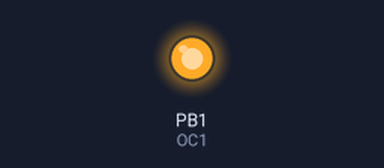
Simulated run of this program. Board: ATmega48, built with avr-gcc and emulated at 16 MHz (the files do not name the chip). On the bench: output pins drawn as LEDs (lit = HIGH). Sleep ends after the set time or at an interrupt.

Above: at 0.1 s.
Timing chart, 0 to 1.6 s (numbered marks = the images above):
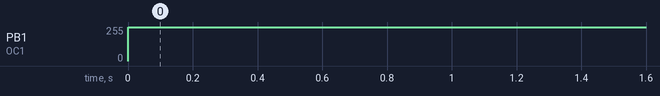

The program:

main.c
```c
#include <inttypes.h>
#include <avr/io.h>
#include <avr/interrupt.h>
#include <avr/sleep.h>

#include "iocompat.h"

enum { UP, DOWN };

ISR (TIMER1_OVF_vect)
{
    static uint16_t pwm;        // The PWM is being used in 10-bit mode, so we need a 16-bit variable to remember the current value.
    static uint8_t direction;

    switch (direction)         // This section determines the new value of the PWM
    {
        case 1:
            if (++pwm == TIMER1_TOP)
                direction = 0;
            break;

        case 0:
            if (--pwm == 0)
                direction = 1;
            break;
    }

    OCR = pwm;                  // Newly computed value is loaded into the PWM register
}

void
ioinit (void)                   // Called after a reset to initialize PWM and enable interrupts
{
    /* Timer 1 is 10-bit PWM (8-bit PWM on some ATtinys). */
    TCCR1A = TIMER1_PWM_INIT;
    /*
     * Start timer 1.
     *
     * NB: TCCR1A and TCCR1B could actually be the same register, so
     * take care to not clobber it.
     */
    TCCR1B |= TIMER1_CLOCKSOURCE;
    /*
     * Run any device-dependent timer 1 setup hook if present.
     */
#if defined(TIMER1_SETUP_HOOK)
    TIMER1_SETUP_HOOK();
#endif

    /* Set PWM value to 0. */
    OCR = 0;

    /* Enable OC1 as output. */
    DDROC = _BV (OC1);

    /* Enable timer 1 overflow interrupt. */
    TIMSK = _BV (TOIE1);
    sei ();
}

int main (void)
{

    ioinit ();

    /* loop forever, the interrupts are doing the rest */

    for (;;)                    // All work is done in interrupt routine
        sleep_mode();

    return (0);
}
```

iocompat.h
```c
// (licence header left out)
#if !defined(IOCOMPAT_H)

#define IOCOMPAT_H 1


/*

 * Device-specific adjustments:

 *

 * Supply definitions for the location of the OCR1[A] port/pin, the

 * name of the OCR register controlling the PWM, and adjust interrupt

 * vector names that differ from the one used in demo.c

 * [TIMER1_OVF_vect].

 */

#if defined(__AVR_AT90S2313__)

#  define OC1 PB3

#  define OCR OCR1

#  define DDROC DDRB

#  define TIMER1_OVF_vect TIMER1_OVF1_vect

#elif defined(__AVR_AT90S2333__) || defined(__AVR_AT90S4433__)

#  define OC1 PB1

#  define DDROC DDRB

#  define OCR OCR1

#elif defined(__AVR_AT90S4414__) || defined(__AVR_AT90S8515__) || \
      defined(__AVR_AT90S4434__) || defined(__AVR_AT90S8535__) || \
      defined(__AVR_ATmega163__) || defined(__AVR_ATmega8515__) || \
      defined(__AVR_ATmega8535__) || \
      defined(__AVR_ATmega164P__) || defined(__AVR_ATmega324P__) || \
      defined(__AVR_ATmega644__) || defined(__AVR_ATmega644P__) || \
      defined(__AVR_ATmega1284P__)

#  define OC1 PD5

#  define DDROC DDRD

#  define OCR OCR1A

#  if !defined(TIMSK)           /* new ATmegas */

#    define TIMSK TIMSK1

#  endif

#elif defined(__AVR_ATmega8__) || defined(__AVR_ATmega48__) || \
      defined(__AVR_ATmega88__) || defined(__AVR_ATmega168__)

#  define OC1 PB1

#  define DDROC DDRB

#  define OCR OCR1A

#  if !defined(TIMSK)           /* ATmega48/88/168 */

#    define TIMSK TIMSK1

#  endif /* !defined(TIMSK) */

#elif defined(__AVR_ATtiny2313__)

#  define OC1 PB3

#  define OCR OCR1A

#  define DDROC DDRB

#elif defined(__AVR_ATtiny24__) || defined(__AVR_ATtiny44__) || \
      defined(__AVR_ATtiny84__)

#  define OC1 PA6

#  define DDROC DDRA

#  if !defined(OCR1A)

#    /* work around misspelled name in avr-libc 1.4.[0..1] */

#    define OCR OCRA1

#  else

#    define OCR OCR1A

#  endif

#  define TIMSK TIMSK1

#  define TIMER1_OVF_vect TIM1_OVF_vect /* XML and datasheet mismatch */

#elif defined(__AVR_ATtiny25__) || defined(__AVR_ATtiny45__) || \
      defined(__AVR_ATtiny85__)

/* Timer 1 is only an 8-bit timer on these devices. */

#  define OC1 PB1

#  define DDROC DDRB

#  define OCR OCR1A

#  define TCCR1A TCCR1

#  define TCCR1B TCCR1

#  define TIMER1_OVF_vect TIM1_OVF_vect

#  define TIMER1_TOP 255        /* only 8-bit PWM possible */

#  define TIMER1_PWM_INIT _BV(PWM1A) | _BV(COM1A1)

#  define TIMER1_CLOCKSOURCE _BV(CS12) /* use 1/8 prescaler */

#elif defined(__AVR_ATtiny26__)

/* Rather close to ATtinyX5 but different enough for its own section. */

#  define OC1 PB1

#  define DDROC DDRB

#  define OCR OCR1A

#  define TIMER1_OVF_vect TIMER1_OVF1_vect

#  define TIMER1_TOP 255        /* only 8-bit PWM possible */

#  define TIMER1_PWM_INIT _BV(PWM1A) | _BV(COM1A1)

#  define TIMER1_CLOCKSOURCE _BV(CS12) /* use 1/8 prescaler */

/*

 * Without setting OCR1C to TOP, the ATtiny26 does not trigger an

 * overflow interrupt in PWM mode.

 */

#  define TIMER1_SETUP_HOOK() OCR1C = 255

#elif defined(__AVR_ATtiny261__) || defined(__AVR_ATtiny461__) || \
      defined(__AVR_ATtiny861__)

#  define OC1 PB1

#  define DDROC DDRB

#  define OCR OCR1A

#  define TIMER1_PWM_INIT _BV(WGM10) | _BV(PWM1A) | _BV(COM1A1)

/*

 * While timer 1 could be operated in 10-bit mode on these devices,

 * the handling of the 10-bit IO registers is more complicated than

 * that of the 16-bit registers of other AVR devices (no combined

 * 16-bit IO operations possible), so we restrict this demo to 8-bit

 * mode which is pretty standard.

 */

#  define TIMER1_TOP 255

#  define TIMER1_CLOCKSOURCE _BV(CS12) /* use 1/8 prescaler */

#elif defined(__AVR_ATmega32__) || defined(__AVR_ATmega16__)

#  define OC1 PD5

#  define DDROC DDRD

#  define OCR OCR1A

#elif defined(__AVR_ATmega64__) || defined(__AVR_ATmega128__) || \
defined(__AVR_ATmega165__) || defined(__AVR_ATmega169__) || \
defined(__AVR_ATmega325__) || defined(__AVR_ATmega3250__) || \
      defined(__AVR_ATmega645__) || defined(__AVR_ATmega6450__) || \
      defined(__AVR_ATmega329__) || defined(__AVR_ATmega3290__) || \
      defined(__AVR_ATmega649__) || defined(__AVR_ATmega6490__) || \
      defined(__AVR_ATmega640__) || defined (__AVR_ATmega328P__) ||\
      defined(__AVR_ATmega1280__) || defined(__AVR_ATmega1281__) || \
      defined(__AVR_ATmega2560__) || defined(__AVR_ATmega2561__)

#  define OC1 PB5

#  define DDROC DDRB

#  define OCR OCR1A

#  if !defined(PB5)             /* work around missing bit definition */

#    define PB5 5

#  endif

#  if !defined(TIMSK)           /* new ATmegas */

#    define TIMSK TIMSK1

#  endif

#else

#  error "Don't know what kind of MCU you are compiling for"

#endif


/*

 * Map register names for older AVRs here.

 */

#if !defined(COM1A1)

#  define COM1A1 COM11

#endif


#if !defined(WGM10)

#  define WGM10 PWM10

#  define WGM11 PWM11

#endif


/*

 * Provide defaults for device-specific macros unless overridden

 * above.

 */

#if !defined(TIMER1_TOP)

#  define TIMER1_TOP 1023       /* 10-bit PWM */

#endif


#if !defined(TIMER1_PWM_INIT)

#  define TIMER1_PWM_INIT _BV(WGM10) | _BV(WGM11) | _BV(COM1A1)

#endif


#if !defined(TIMER1_CLOCKSOURCE)

#  define TIMER1_CLOCKSOURCE _BV(CS10) /* full clock */

#endif


#endif /* !defined(IOCOMPAT_H) */
```

Measured:
- by itself, PB1 (OC1): 0/255 → 255/255 at 0.00 s
